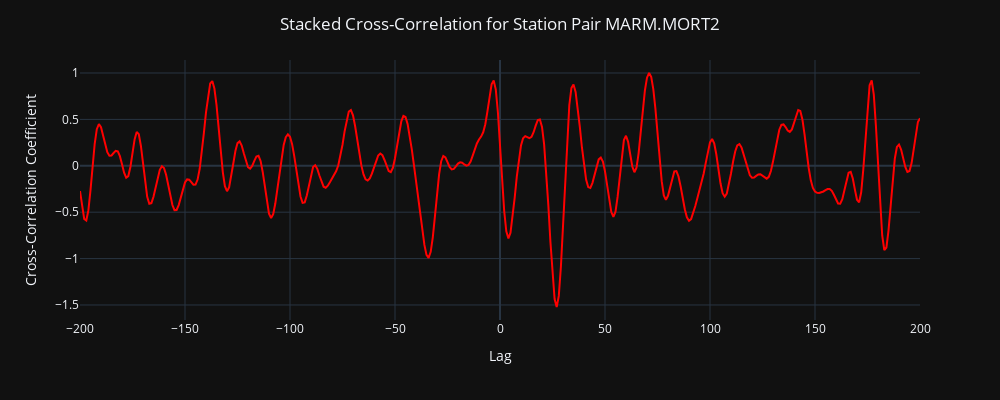
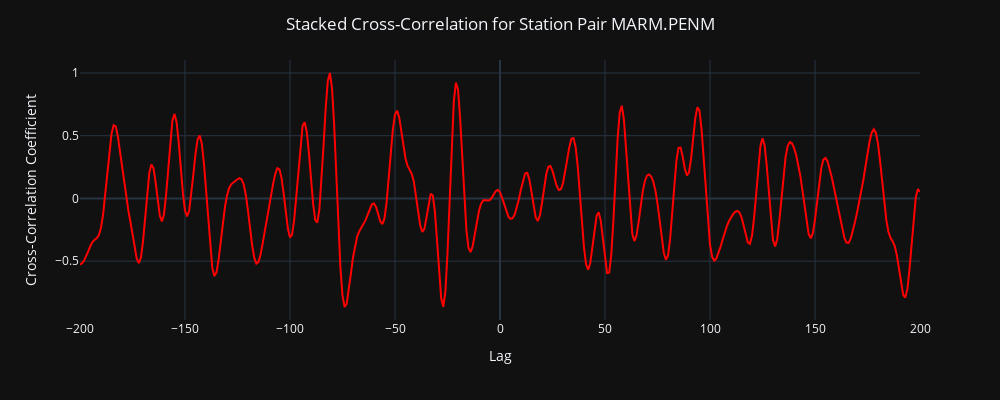
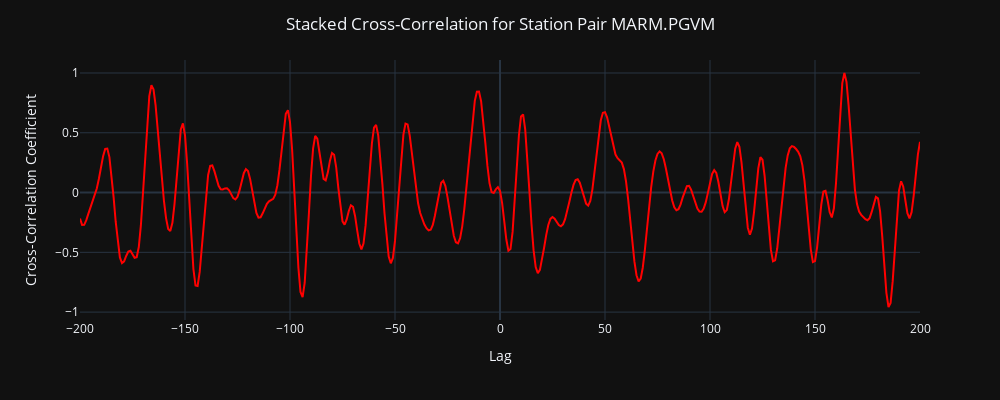
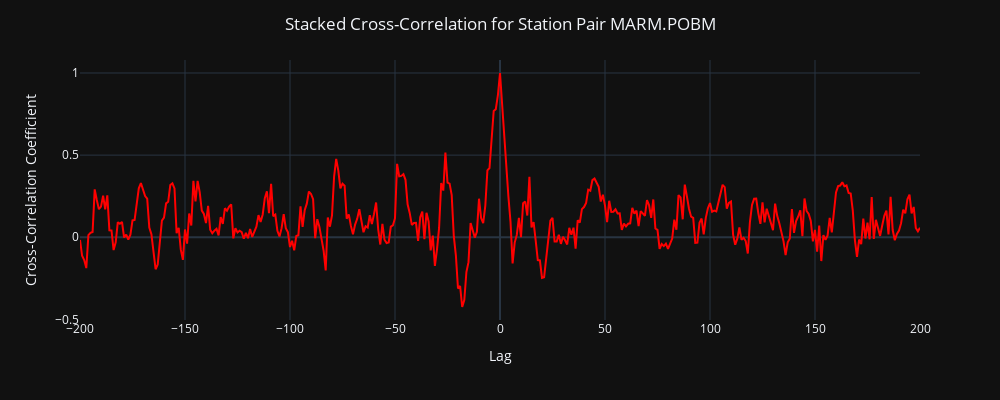

The notebook cell these images were saved under, in order:
### Markdown cell above
<font size="5">Calculations </font>

### Code cell
for i in range(len(Station_list)-1):
    STN1=Station_list[i]                   #Name of First Station
    
    for j in range(i+1,len(Station_list)):
        STN2=Station_list[j]                                 #Name of Second Station
        print("Station 1 :",STN1," | ","Station 2 :",STN2)
        
        #Path for Station1 files 
        path1=os.path.join(Main_Path, STN1)
        contents1 = os.listdir(path1)
        filenames1=natsorted(contents1)

        #Extracting Julian days of Station1
        Dates1=[]
        for filename1 in filenames1:
            julian_days1 = filename1.split('.')[3] + '.' + filename1.split('.')[4]
            Dates1.append(julian_days1)
        
        #print(Dates1)

        #Path for Station2 files 
        path2=os.path.join(Main_Path, STN2)
        contents2 = os.listdir(path2)
        filenames2=natsorted(contents2)

        #Extracting Julian days of Station2
        Dates2=[]
        for filename2 in filenames2:
            julian_days2 = filename2.split('.')[3] + '.' + filename2.split('.')[4]
            Dates2.append(julian_days2)
        
        #print(Dates2)
        #print(path1,path2)
        
        #Extracting Common Dates of between Station1 and Station2
        Common_Dates = np.intersect1d(Dates1, Dates2)
        Length_Common_Dates=len(Common_Dates)
        #print(Common_Dates)

        
        #Storing Common dates files names of Station1 and Station2
        Data1=[]
        for k in range(len(filenames1)):
            if Dates1[k] in Common_Dates:
                Data1.append(filenames1[k])

        Data2=[]
        for l in range(len(filenames2)):
            if Dates2[l] in Common_Dates:
                Data2.append(filenames2[l])

        ###################################################################################################################################

        #Reading SAC files and Storing Values in Variables
        
        Trace1=[]  
        signal1=[]
        for p in range(len(Data1)):
            path3 = os.path.join(path1, Data1[p])
            trace1 = read(path3)[0]
            Trace1.append(trace1)
            signal1.append(trace1.data)     #Storing Counts of Station1 (Y-Axis values)
            
        Trace2=[]
        signal2=[]
        for q in range(len(Data2)):
            path4 = os.path.join(path2,Data2[q])
            trace2 = read(path4)[0]
            Trace2.append(trace2)
            signal2.append(trace2.data)     #Storing Counts of Station2 (Y-Axis values)

        ######################################################################################################################################

        #Cross_Correlation and Stacking
        Cross = []
        Lags=[]
        for x in range(len(signal1)):
            if len(signal1[x]) != len(signal2[x]):                #Checking If signal1 and signal2 have equal data points
                min_len = min(len(signal1[x]), len(signal2[x]))
                signal1[x] = signal1[x][:min_len]
                signal2[x] = signal2[x][:min_len]

                #Appling BandPass
                signal1[x]=bandpass(signal1[x], 0.0125, 0.1, 1)
                signal2[x]=bandpass(signal2[x], 0.0125, 0.1, 1)
        
            #Calculating Cross-Correlation
            cr = correlate(signal1[x], signal2[x],200, method="fft")  # Adjust window length if needed
            Cross.append(cr)
            
            Lag = np.arange(-len(cr) // 2 + 1, len(cr) // 2 + 1)
            Lags.append(Lag)
            
            # Debugging Output
            #print(f"Cross-correlation {x}: Peak value = {max(cr)}, Index of Peak = {cr.argmax()}")  

        #Stacking ALL Cross_correlations of both Stations
        Stack=np.sum(Cross,axis=0)/len(Cross)
        #Normalizing Stacking with its max value
        Stack=Stack/np.max(Stack)

        ######################################################################################################################################
        #Saving Stacked Data as SAC file format
       
        # Create a Trace object reading Stacked Data points
        trace = Trace(data=Stack)

        #Adding Headers into SAC file
        # Set the metadata for the SAC file
        trace.stats.network =  trace1.stats.network # network code
        trace.stats.station = f"{STN1}.{STN2}"  # station code
        trace.stats.location = trace1.stats.location  # location code
        trace.stats.channel = trace1.stats.channel  # channel code
        trace.stats.starttime = datetime.now()  # Set to current time or specify
        trace.stats.sac = {}
        
        # Define the sampling rate and set additional SAC headers
        dt = Lag[1] - Lag[0]  # Time difference between lags
        trace.stats.sampling_rate = 1.0 / dt

        # Get the current time
        current_time = datetime.now()
        
        # Update SAC header fields with current time
        trace.stats.sac['nzyear'] = current_time.year
        trace.stats.sac['nzjday'] = current_time.timetuple().tm_yday  # Julian day
        trace.stats.sac['nzhour'] = current_time.hour
        trace.stats.sac['nzmin'] = current_time.minute
        trace.stats.sac['nzsec'] = current_time.second
        trace.stats.sac['nzmsec'] = int(current_time.microsecond / 1000)  # Milliseconds
        
        trace.stats.sac = {}
        # Set the reference lag 
        trace.stats.sac['b'] = Lag[0]  # Start time of the trace (beginning lag)
        trace.stats.sac['e'] = Lag[-1]  # End time of the trace (end lag)

        #Calculate distance, azimuth, and backazimuth
        distance, azimuth, backazimuth = calc_vincenty_inverse(trace1.stats.sac['stla'], trace1.stats.sac['stlo'], trace2.stats.sac['stla'], trace2.stats.sac['stlo'])
        trace.stats.sac['dist'] = distance/1000
        trace.stats.sac['az'] = azimuth
        trace.stats.sac['baz'] = backazimuth

        # Optional: set other SAC headers, such as user-defined variables, if needed
        #trace.stats.sac['user0'] = 0  # Example: custom user-defined header value
        trace.stats.sac['kevnm'] = 'STACKED'
        
        # Write to a SAC file
        NET = trace1.stats.network
        CMP = trace1.stats.channel

        # Construct the filename structure
        filename = f"{NET}.{STN1}.{STN2}.{CMP}.SAC"
        
        #Giving Path to store output Stacked file
        output_filename = os.path.join(Stack_Path, filename)
        
        # Write to the specified path with the constructed filename
        trace.write(output_filename, format="SAC")
        print(f"SAC file saved as {output_filename}")

        #Ploting Stacked Cross_correlation of Station1 and Station2
        # plt.figure(figsize=(10, 2)) 
        # plt.plot(Lag,Stack,'k')
        # plt.title(f'Cross-Correlation for Station Pair {STN1}.{STN2}')
        # plt.show()
        
        fig = px.line(x=Lag, y=Stack)
        # Update the trace to change the line color 
        fig.update_traces(line=dict(color='red'))
        # Set the title and labels
        fig.update_layout(
            title=f'Stacked Cross-Correlation for Station Pair {STN1}.{STN2}', title_x=0.5,
            xaxis_title='Lag',
            yaxis_title='Cross-Correlation Coefficient' ,
            template='plotly_dark',
            width=1000,
            height=400)
        fig.show()

### Figure 1 — Plotly figure (JSON) as saved in the notebook; plotly's stock layout.template omitted (floating-point values rounded to 4 significant figures; data arrays with more than 128 entries replaced by an {"elided": "..."} marker saying what was removed)
{"data": [{"hovertemplate": "x=%{x}<br>y=%{y}<extra></extra>", "legendgroup": "", "line": {"color": "red", "dash": "solid"}, "marker": {"symbol": "circle"}, "mode": "lines", "name": "", "orientation": "v", "showlegend": false, "type": "scatter", "x": {"elided": "401 int values"}, "xaxis": "x", "y": {"elided": "401 float values"}, "yaxis": "y"}], "layout": {"height": 400, "legend": {"tracegroupgap": 0}, "margin": {"t": 60}, "title": {"text": "Stacked Cross-Correlation for Station Pair MARM.MORT2", "x": 0.5}, "width": 1000, "xaxis": {"anchor": "y", "autorange": true, "domain": [0, 1], "range": [-200, 200], "title": {"text": "Lag"}, "type": "linear"}, "yaxis": {"anchor": "x", "autorange": true, "domain": [0, 1], "range": [-1.662, 1.14], "title": {"text": "Cross-Correlation Coefficient"}, "type": "linear"}}}

### Figure 2 — Plotly figure (JSON) as saved in the notebook; plotly's stock layout.template omitted (floating-point values rounded to 4 significant figures; data arrays with more than 128 entries replaced by an {"elided": "..."} marker saying what was removed)
{"data": [{"hovertemplate": "x=%{x}<br>y=%{y}<extra></extra>", "legendgroup": "", "line": {"color": "red", "dash": "solid"}, "marker": {"symbol": "circle"}, "mode": "lines", "name": "", "orientation": "v", "showlegend": false, "type": "scatter", "x": {"elided": "401 int values"}, "xaxis": "x", "y": {"elided": "401 float values"}, "yaxis": "y"}], "layout": {"height": 400, "legend": {"tracegroupgap": 0}, "margin": {"t": 60}, "title": {"text": "Stacked Cross-Correlation for Station Pair MARM.PENM", "x": 0.5}, "width": 1000, "xaxis": {"anchor": "y", "autorange": true, "domain": [0, 1], "range": [-200, 200], "title": {"text": "Lag"}, "type": "linear"}, "yaxis": {"anchor": "x", "autorange": true, "domain": [0, 1], "range": [-0.9691, 1.104], "title": {"text": "Cross-Correlation Coefficient"}, "type": "linear"}}}

### Figure 3 — Plotly figure (JSON) as saved in the notebook; plotly's stock layout.template omitted (floating-point values rounded to 4 significant figures; data arrays with more than 128 entries replaced by an {"elided": "..."} marker saying what was removed)
{"data": [{"hovertemplate": "x=%{x}<br>y=%{y}<extra></extra>", "legendgroup": "", "line": {"color": "red", "dash": "solid"}, "marker": {"symbol": "circle"}, "mode": "lines", "name": "", "orientation": "v", "showlegend": false, "type": "scatter", "x": {"elided": "401 int values"}, "xaxis": "x", "y": {"elided": "401 float values"}, "yaxis": "y"}], "layout": {"height": 400, "legend": {"tracegroupgap": 0}, "margin": {"t": 60}, "title": {"text": "Stacked Cross-Correlation for Station Pair MARM.PGVM", "x": 0.5}, "width": 1000, "xaxis": {"anchor": "y", "autorange": true, "domain": [0, 1], "range": [-200, 200], "title": {"text": "Lag"}, "type": "linear"}, "yaxis": {"anchor": "x", "autorange": true, "domain": [0, 1], "range": [-1.066, 1.109], "title": {"text": "Cross-Correlation Coefficient"}, "type": "linear"}}}

### Figure 4 — Plotly figure (JSON) as saved in the notebook; plotly's stock layout.template omitted (floating-point values rounded to 4 significant figures; data arrays with more than 128 entries replaced by an {"elided": "..."} marker saying what was removed)
{"data": [{"hovertemplate": "x=%{x}<br>y=%{y}<extra></extra>", "legendgroup": "", "line": {"color": "red", "dash": "solid"}, "marker": {"symbol": "circle"}, "mode": "lines", "name": "", "orientation": "v", "showlegend": false, "type": "scatter", "x": {"elided": "401 int values"}, "xaxis": "x", "y": {"elided": "401 float values"}, "yaxis": "y"}], "layout": {"height": 400, "legend": {"tracegroupgap": 0}, "margin": {"t": 60}, "title": {"text": "Stacked Cross-Correlation for Station Pair MARM.POBM", "x": 0.5}, "width": 1000, "xaxis": {"anchor": "y", "autorange": true, "domain": [0, 1], "range": [-200, 200], "title": {"text": "Lag"}, "type": "linear"}, "yaxis": {"anchor": "x", "autorange": true, "domain": [0, 1], "range": [-0.5038, 1.079], "title": {"text": "Cross-Correlation Coefficient"}, "type": "linear"}}}
